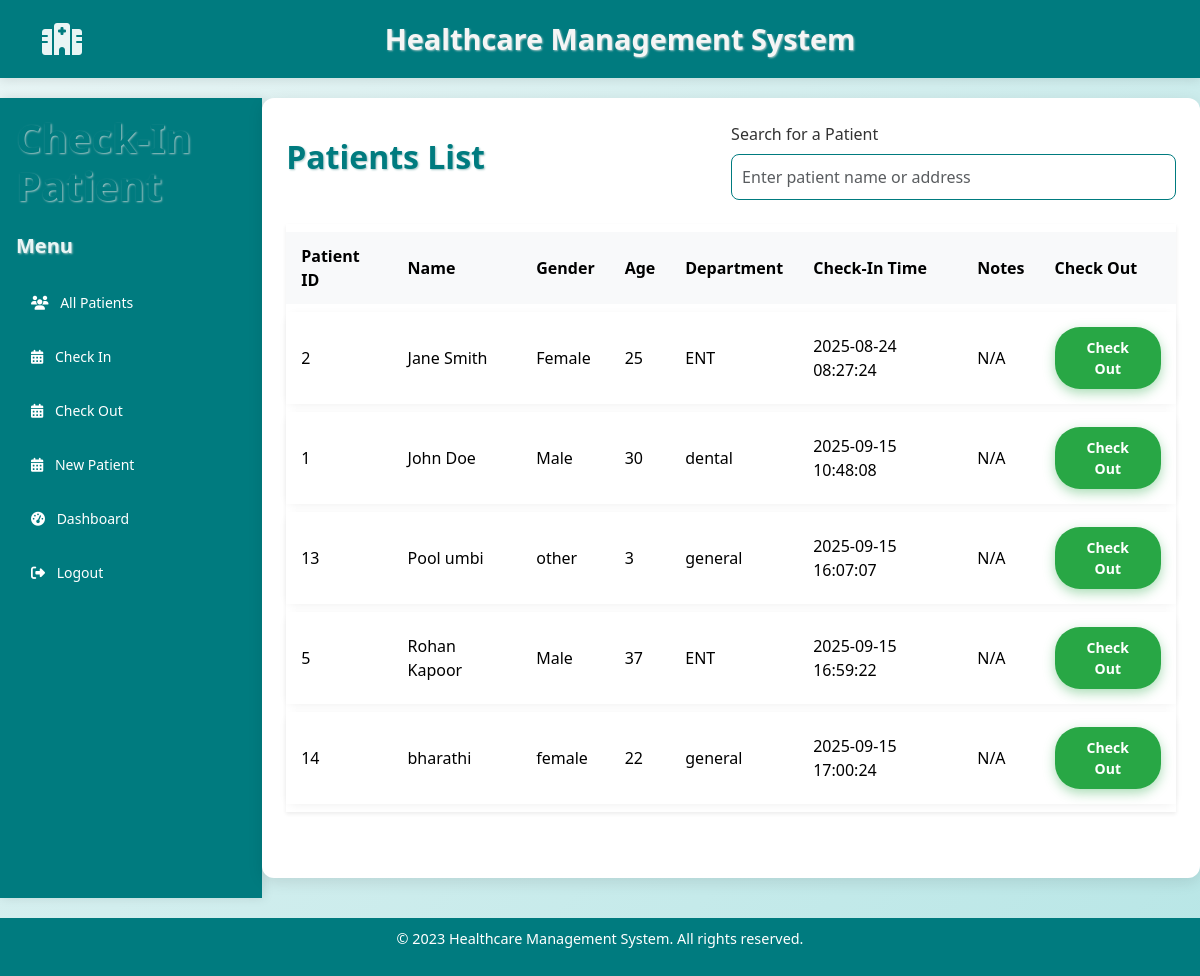
/checkin, run on an earlier commit of the app's database.
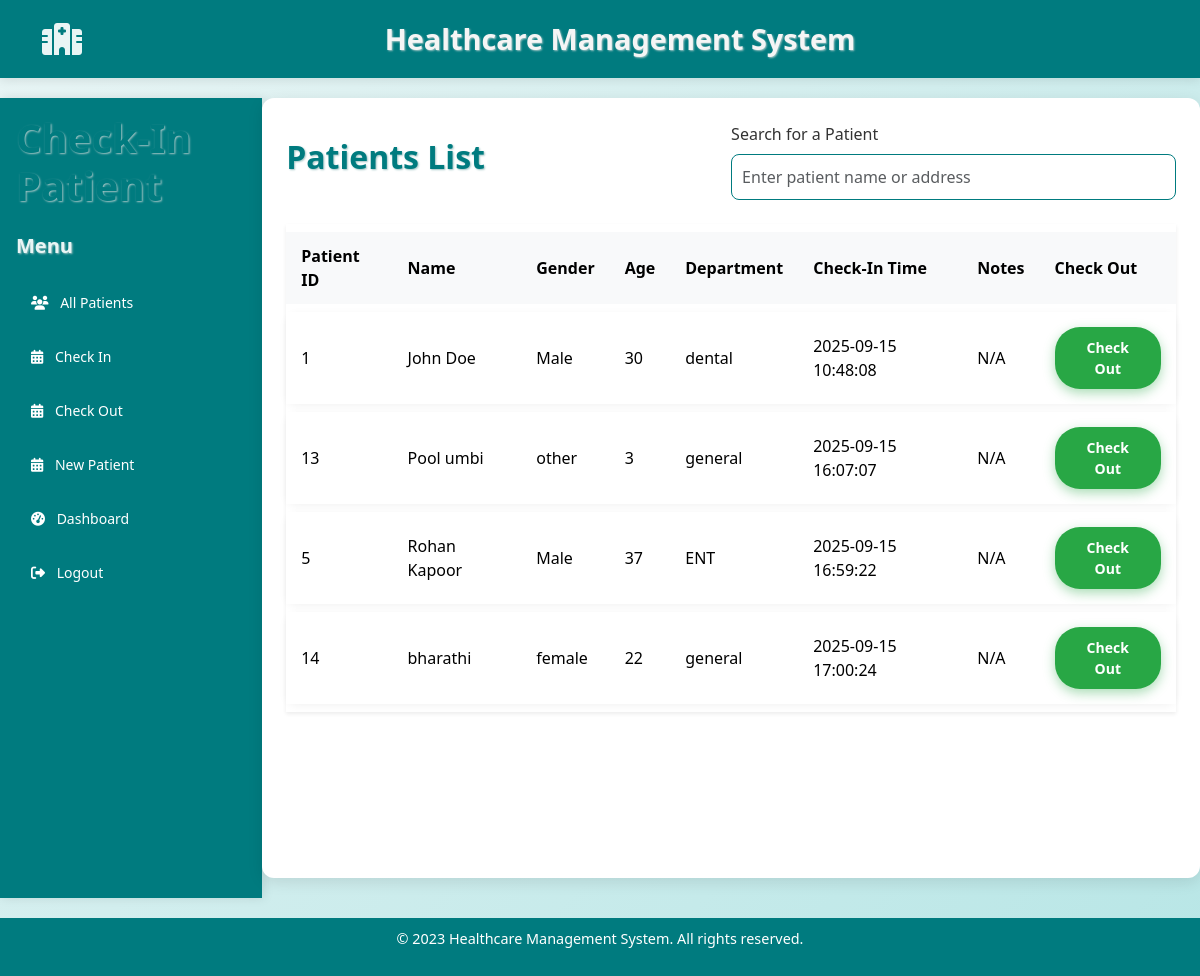
And on a later commit of the database.
### models.py (models this page shows)
class Patientin(db.Model):
    id = db.Column(db.Integer, primary_key=True)
    patient_id = db.Column(db.Integer, db.ForeignKey('patient.id'), nullable=False)
    check_in_time = db.Column(db.DateTime, default=without_microseconds)
    notes = db.Column(db.String(255))

class Patient(db.Model):
    id = db.Column(db.Integer, primary_key=True)
    name = db.Column(db.String(100), nullable=False)
    gender = db.Column(db.String, nullable=False)
    age = db.Column(db.Integer, nullable=False)
    phone = db.Column(db.Integer, nullable=False)
    address = db.Column(db.String, nullable=False)
    department = db.Column(db.String, nullable=False)

### app.py (the view, shortened to what this page needs)
@app.route('/checkin', methods=['GET', 'POST'])
def checkin_page():
    try:
        shift2 = db.session.query(Patientin, Patient).join(Patient,Patientin.patient_id==Patient.id).all()
        return render_template('checkin.html', patients=shift2)
    except Exception as e:
        print("ERROR in checkin_page:", str(e))
        flash("An error occurred while processing your request", "error")
        return redirect(url_for('index'))

### templates/checkin.html (shortened to what this page needs)
{% extends "base.html" %}
{% block content %}
    <div class="d-flex">
        <nav class="sidebar text-white p-3 vh-100" style="background-color: #007b7f;">
            <h1 class="mb-4">Check-In Patient</h1>
            <h5 class="mb-4">Menu</h5>
            <ul class="nav flex-column">
                <li class="nav-item mb-2"><a href="{{url_for('adminp')}}" class="nav-link text-white"><i class="fas fa-users me-2"></i> All Patients</a></li>
                <li class="nav-item mb-2">
                    <a href="{{ url_for('checkin_page') }}" class="nav-link text-white">
                        <i class="fas fa-calendar-alt me-2"></i> Check In
                    </a>
                </li>
                <li class="nav-item mb-2">
                    <a href="{{ url_for('checkout_page') }}" class="nav-link text-white">
                        <i class="fas fa-calendar-alt me-2"></i> Check Out
                    </a>
                </li>
                <li class="nav-item mb-2">
                    <a href="{{ url_for('patreg') }}" class="nav-link text-white">
                        <i class="fas fa-calendar-alt me-2"></i> New Patient
                    </a>
                </li>
                <li class="nav-item mb-2">
                    <a href="{{ url_for('analytics.analytics_dashboard') }}" class="nav-link text-white">
                        <i class="fas fa-tachometer-alt me-2"></i> Dashboard
                    </a>
                </li>
                <li class="nav-item mb-2">
                    <a href="{{ url_for('logout') }}" class="nav-link text-white">
                        <i class="fas fa-sign-out-alt me-2"></i> Logout
                    </a>
                </li>
            </ul>
        </nav>
        <div class="container-fluid p-4">
            <div class="d-flex justify-content-between align-items-center mb-4">
                <h2>Patients List</h2>
                <div class="w-50">
                    <label class="form-label">Search for a Patient</label>
                    <input type="text" id="searchInput" class="form-control" placeholder="Enter patient name or address">
                </div>
            </div>
            <table class="table table-bordered align-middle shadow-sm">
                <thead class="table-light">
                    <tr>
                        <th>Patient ID</th>
                        <th>Name</th>
                        <th>Gender</th>
                        <th>Age</th>
                        <th>Department</th>
                        <th>Check-In Time</th>
                        <th>Notes</th>
                        <th>Check Out</th>
                    </tr>
                </thead>
                <tbody id="resultsBody">
                    {% for checkin_record, patient in patients %}
                    <tr>
                        <td>{{ patient.id }}</td>
                        <td>{{ patient.name }}</td>
                        <td>{{ patient.gender }}</td>
                        <td>{{ patient.age }}</td>
                        <td>{{ patient.department }}</td>
                        <td>{{ checkin_record.check_in_time }}</td>
                        <td>{{ checkin_record.notes or 'N/A' }}</td>
                        <td>
                            <form action="{{ url_for('checkout_page') }}" method="POST" style="display:inline;">
                                <button type="submit" class="btn btn-success btn-sm">Check Out</button>
                            </form>
                        </td>
                    </tr>
                    {% endfor %}
                </tbody>
            </table>
        </div>
    </div>
{% endblock %}

What changed in the data, as far as the page shows it:
removed Patientin: id "2", name "Jane Smith", gender "Female", age "25", department "ENT", check_in_time "2025-08-24 08:27:24", notes "N/A"
